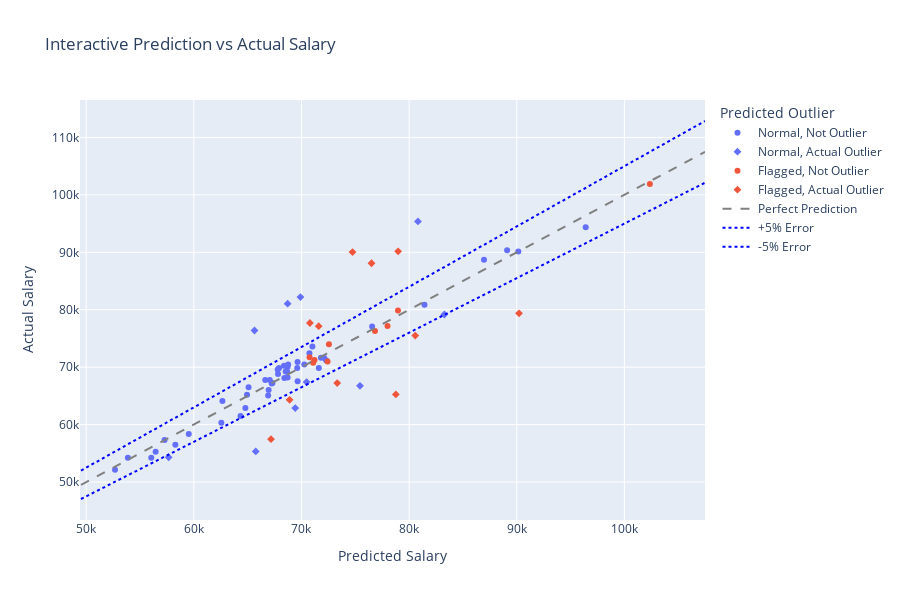

Notebook code cell kept with this figure:
### Code cell
# Calculate residual info (if not already done)
df["Residual"] = df["25-26 Salary"] - df["Prediction_from_clean_model"]
df["Residual %"] = df["Residual"] / df["25-26 Salary"]
df["Residual % (abs)"] = df["Residual %"].abs() * 100  # for display
df["Outlier_Pred_Label"] = df["Outlier_Pred"].map({True: "Flagged", False: "Normal"})
df["Outlier_True_Label"] = df["Outlier_Flag"].map({True: "Actual Outlier", False: "Not Outlier"})

# Optional: dummy label for anonymity
df["Label"] = df.index.astype(str)

# Base plot
fig = px.scatter(
    df,
    x="Prediction_from_clean_model",
    y="25-26 Salary",
    color="Outlier_Pred_Label",
    symbol="Outlier_True_Label",
    hover_data={
        "Employee": True,
        "ID": True,
        "25-26 Salary": ":,.0f",
        "Prediction_from_clean_model": ":,.0f",
        "Residual": ":,.0f",
        "Residual % (abs)": ":.1f"
    },
    labels={
        "Prediction_from_clean_model": "Predicted Salary",
        "25-26 Salary": "Actual Salary"
    },
    title="Interactive Prediction vs Actual Salary"
)

# Add ±5% error lines
lims = [
    min(df["25-26 Salary"].min(), df["Prediction_from_clean_model"].min()) * 0.95,
    max(df["25-26 Salary"].max(), df["Prediction_from_clean_model"].max()) * 1.05,
]
x_vals = np.linspace(lims[0], lims[1], 100)

fig.add_scatter(
    x=x_vals, y=x_vals,
    mode='lines', line=dict(dash='dash', color='gray'),
    name='Perfect Prediction'
)
fig.add_scatter(
    x=x_vals, y=x_vals * 1.05,
    mode='lines', line=dict(dash='dot', color='blue'),
    name='+5% Error'
)
fig.add_scatter(
    x=x_vals, y=x_vals * 0.95,
    mode='lines', line=dict(dash='dot', color='blue'),
    name='-5% Error'
)

# Final layout
fig.update_layout(
    xaxis_title="Predicted Salary",
    yaxis_title="Actual Salary",
    legend_title="Predicted Outlier",
    width=900,
    height=600
)

fig.show()
